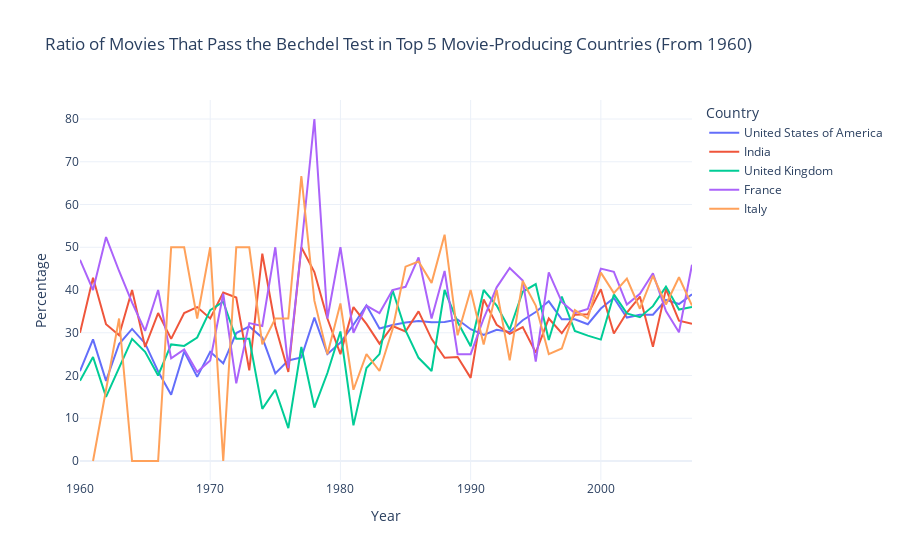

Notebook source saved alongside this figure:
### Code cell
# Saving in HTML 
fig = go.Figure()
for i, country in enumerate(top_5_countries['Country dictionnaire']):
    country_data = grouped_gpt[grouped_gpt['Country dictionnaire'] == country]
    fig.add_trace(go.Scatter(
        x=country_data['Year'],
        y=country_data['feminist_percentage'],
        mode='lines',
        name=top_countries_name[i],  # Utilise le label du pays
        hovertemplate=f"<b>{top_countries_name[i]}</b><br>Year: {{x}}<br>Percentage: {{y:.2f}}%"  # Format interactif
    ))

fig.update_layout(
    title="Ratio of Movies That Pass the Bechdel Test in Top 5 Movie-Producing Countries (From 1960)",
    xaxis_title="Year",
    yaxis_title="Percentage",
    legend_title="Country",
    template="plotly_white",
    hovermode="x unified" 
)

html_file = "bechdel_test_ratio_per_country_GPT.html"
fig.write_html(html_file)

fig.show()
